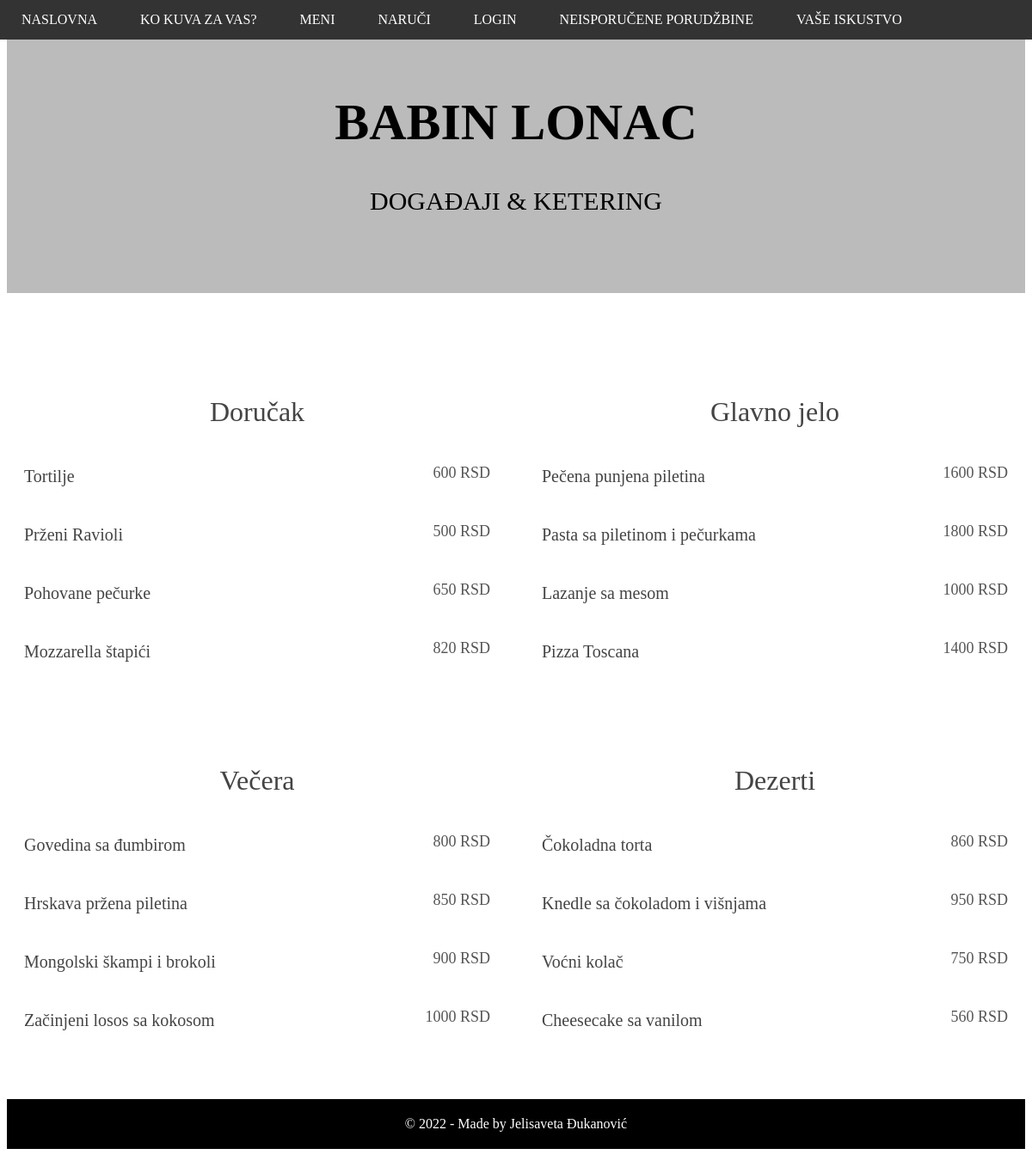
Screenshot of /meni.php with the database file from the repository.
### tables this page shows
CREATE TABLE IF NOT EXISTS `jelo` (
  `id` int(11) NOT NULL AUTO_INCREMENT,
  `naziv` varchar(100) NOT NULL,
  `kategorija_id` int(11) NOT NULL,
  `cena` int(11) NOT NULL,
  `slika` varchar(100) NOT NULL,
  `opis` text NOT NULL,
  PRIMARY KEY (`id`),
  CONSTRAINT `FK_kategorija` FOREIGN KEY (`kategorija_id`) REFERENCES `kategorija` (`id`)
);

### get_jela.php (called while the page is built)
<?php
include('db.php');
$statement = $connection->prepare('SELECT jelo.id as jelo_id, jelo.naziv as jelo_naziv, cena, kategorija.naziv as kategorija_naziv FROM jelo INNER JOIN kategorija ON jelo.kategorija_id = kategorija.id');
$statement->execute();
$jela = $statement->get_result();
$kategorije = array();
while($row = $jela->fetch_assoc()) {
    if (array_key_exists($row['kategorija_naziv'], $kategorije))
    {
        $kategorije[$row['kategorija_naziv']][$row['jelo_id']] = $row;
    } else
    {
        $kategorije[$row['kategorija_naziv']] = array();
        $kategorije[$row['kategorija_naziv']][$row['jelo_id']] = $row;
    }
}
?>

### meni.php (the view, shortened to what this page needs)
<!DOCTYPE html>
<html>
<head>
	  <link rel="stylesheet" type="text/css" href="css/style.css">
</head>
<div class="header">
  <h1>BABIN LONAC</h1>
  <p>DOGAĐAJI & KETERING</p>
</div>
<body>
<ul>
  <li><a href="/babin-lonac/">Naslovna</a></li>
  <li><a href="kuvar.html">Ko kuva za vas?</a></li>
  <li><a href="meni.php">Meni</a></li>
  <li><a href="naruci.php">Naruči</a></li>
  <li><a href="login_stranica.php">Login</a></li>
  <li><a href="neisporucene_porudzbine.php">Neisporučene porudžbine</a></li>
  <li><a href="vase_iskustvo.php">Vaše iskustvo</a></li>
</ul>
<div id="restaurant-menu">
  <div class="container">
  <?php include('get_jela.php') ?>
  <?php $i = 0 ?>
  <div class="grid-container">
    <?php foreach ($kategorije as $key => $value) {?>
    <div class="grid-child purple">
      <div class="row">
        <div class="<?php echo $i++ % 2 == 0 ? 'column-menu1' : 'column-menu2' ?>" >
          <div class="col-xs-12 col-sm-6">
            <div class="menu-section">
              <h2 class="menu-section-title"><?php echo $key ?></h2>
              <?php foreach ($value as $k => $val) { ?>
              <div class="menu-item">
                <div class="menu-item-name"><?php echo $val['jelo_naziv'] ?></div>
                <div class="menu-item-price"> <?php echo $val['cena'] ?> RSD </div>
              </div>
              <?php } ?>
            </div>
          </div>
        </div>
	    </div>
    </div>
    <?php } ?>
  </div>
</div>
<footer>
  <div class="footer">
      <p> &copy; 2022 - Made by Jelisaveta Đukanović </p>
  </div>
</footer>
</body>
</html>

### css/style.css (style rules this page uses)
.header { padding: 60px; text-align: center; background: #bbb; color: black; font-size: 30px; }
ul { list-style-type: none; margin: 0; padding: 0; overflow: hidden; background-color: #333; position: fixed; top: 0; left: 0; width: 100%; text-align: inline-block; }
li { float: left; }
li a { display: block; color: white; text-align: center; padding: 14px 25px; text-decoration: none; text-transform: uppercase; }
.footer { position: flex; padding: 4px 0px; width: 100%; background-color: black; color: white; text-align: center; }
.row:after { content: ""; display: table; clear: both; }
#restaurant-menu { padding: 100px 0 60px 0; }
#restaurant-menu .menu-section { margin: 0 20px 80px; }
#restaurant-menu .menu-section-title { font-size: 32px; display: block; font-weight: 400; color: #444; margin: 20px 0; text-align: center; }
#restaurant-menu .menu-item { margin: 45px 0; font-size: 18px; }
#restaurant-menu .menu-item-name { font-weight: 400; font-size: 20px; color: #444; margin-bottom: 10px; }
#restaurant-menu .menu-item-price { float: right; font-weight: 400; color: #555; margin-top: -36px; }
.grid-container { display: grid; grid-template-columns: 1fr 1fr; grid-gap: 20px; }

### rows the page displays
jelo: naziv "Tortilje", cena "600"
jelo: naziv "Prženi Ravioli", cena "500"
jelo: naziv "Pohovane pečurke", cena "650"
jelo: naziv "Mozzarella štapići", cena "820"
jelo: naziv "Pečena punjena piletina", cena "1600"
jelo: naziv "Pasta sa piletinom i pečurkama", cena "1800"
jelo: naziv "Lazanje sa mesom", cena "1000"
jelo: naziv "Pizza Toscana", cena "1400"
jelo: naziv "Govedina sa đumbirom", cena "800"
jelo: naziv "Hrskava pržena piletina", cena "850"
jelo: naziv "Mongolski škampi i brokoli", cena "900"
jelo: naziv "Začinjeni losos sa kokosom", cena "1000"
jelo: naziv "Čokoladna torta", cena "860"
jelo: naziv "Knedle sa čokoladom i višnjama", cena "950"
jelo: naziv "Voćni kolač", cena "750"
jelo: naziv "Cheesecake sa vanilom", cena "560"

### other values shown
$key "Doručak"
$key "Glavno jelo"
$key "Večera"
$key "Dezerti"
